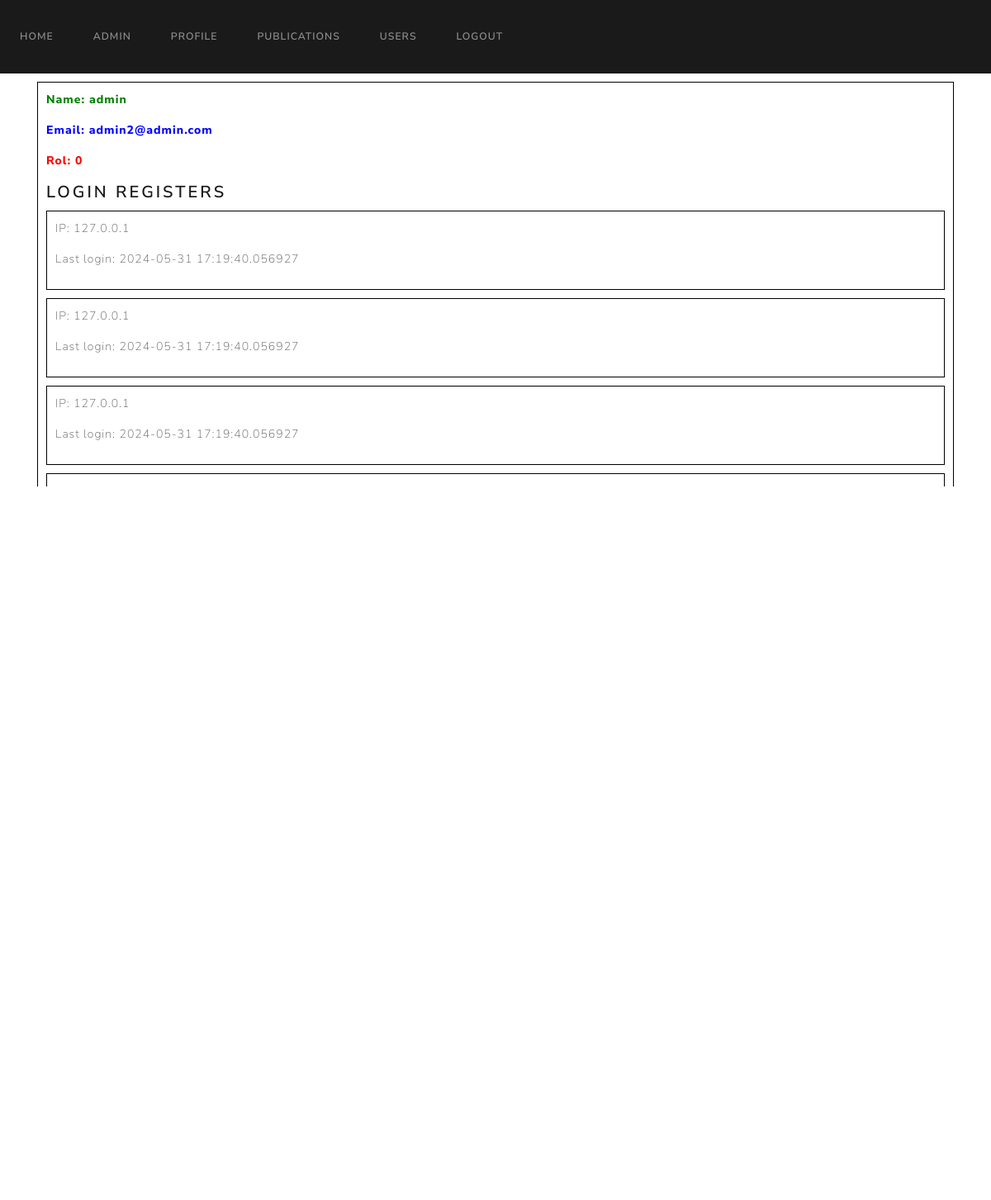
Page /admin (signed in, upper part) on the earlier database version.
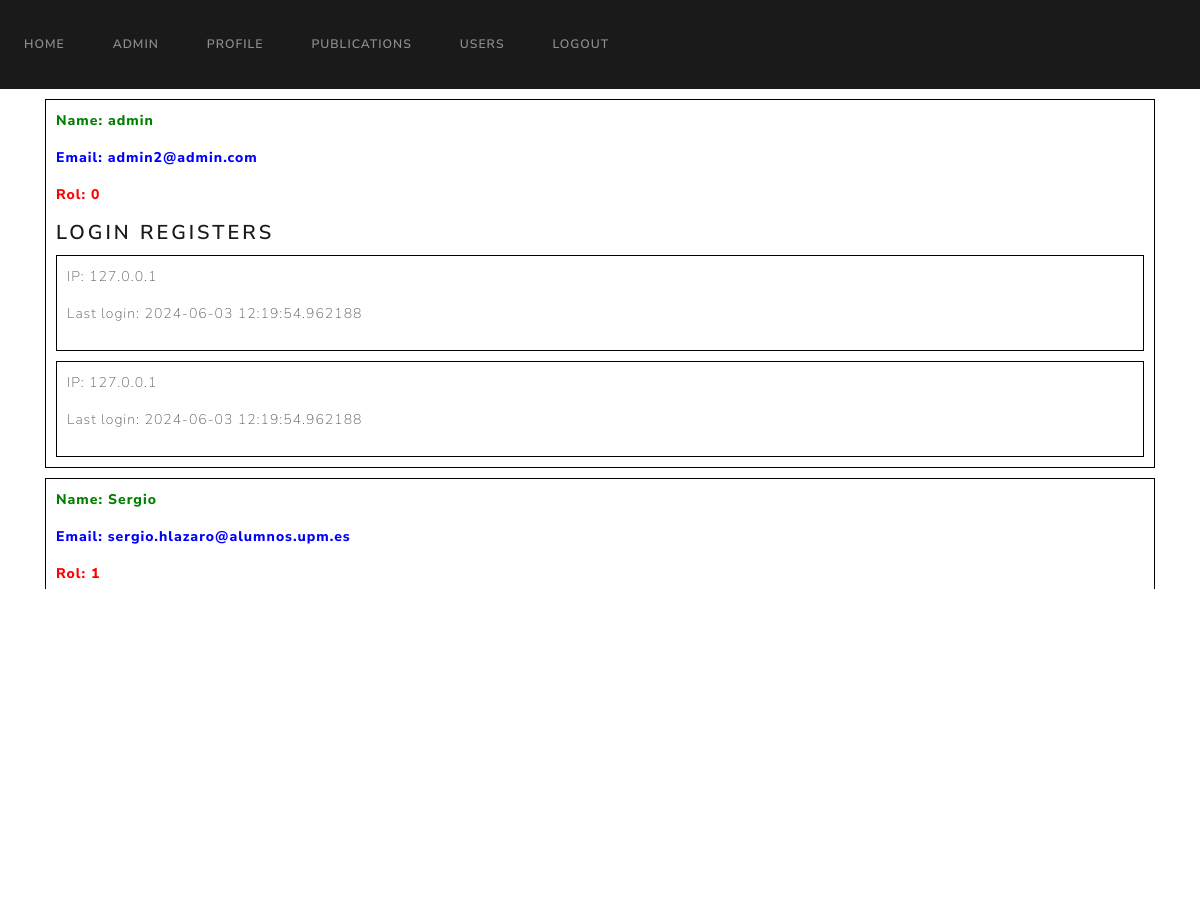
Same page on the later database version.
### website/models.py (models this page shows)
class User(UserMixin, db.Model):
    id = db.Column(db.Integer, primary_key=True)
    name = db.Column(db.String(100), unique=True, nullable=False)
    surname = db.Column(db.String(100), unique=True, nullable=False)
    email = db.Column(db.String(100), unique=True, nullable=False)
    password = db.Column(db.String(100), nullable=False)
    role = db.Column(db.Integer, nullable=False, default=1)  # 0 para admin, 1 para usuario regular
    publications = db.relationship('Publication')
    login_records = db.relationship('LoginRecord')

class LoginRecord(db.Model):
    id = db.Column(db.Integer, primary_key=True)
    user_id = db.Column(db.Integer, db.ForeignKey('user.id'), nullable=False)
    ip_address = db.Column(db.String(50), nullable=False)
    login_time = db.Column(db.DateTime, default=datetime.now(pytz.timezone('Europe/Madrid')))

### website/views.py (the view)
@views.route('/admin')
@login_required
def admin():
    if current_user.role != 0:
        flash('You are not allowed to access this page', category='error')
        print('You are not allowed to access this page')
        return redirect(url_for('views.home'))
    users = User.query.all()
    login_records = LoginRecord.query.all()
    return render_template('admin.html', user=current_user, users=users, login_records=login_records)

### website/templates/admin.html (shortened to what this page needs)
{% extends "base.html" %}
{% block content %}
<div style="max-width: 1500px; margin: auto; max-height: 500px; overflow-y: auto;">
    {% for user in users %}
    <div style="border: 1px solid black; padding: 10px; margin-top: 10px; position: relative;">
        <p style="color: green; font-weight: 800;">Name: {{ user.name }}</p>
        <p style="color: blue; font-weight: 800;">Email: {{ user.email }}</p>
        <p style="color: red; font-weight: 800;">Rol: {{ user.role }}</p>
        <h4>Login Registers</h4>
        {% for record in user.login_records %}
        <div style="border: 1px solid black; padding: 10px; margin-top: 10px; position: relative;">
            <p>IP: {{ record.ip_address }}</p>
            <p>Last login: {{ record.login_time }}</p>
        </div>
        {% endfor %}
    </div>
    {% endfor %}
</div>
{% endblock %}

Differences in the rows shown:
removed LoginRecord: ip_address "127.0.0.1", login_time "2024-05-31 17:19:40.056927", shown under User "admin"
changed LoginRecord (number 1 of 2 on the later page): login_time "2024-05-31 17:19:40.056927" → "2024-06-03 12:19:54.962188"
changed LoginRecord (number 2 of 2 on the later page): login_time "2024-05-31 17:19:40.056927" → "2024-06-03 12:19:54.962188"
now on this page (row edited): User: name "Sergio", email "sergio.hlazaro@alumnos.upm.es", role "1"
